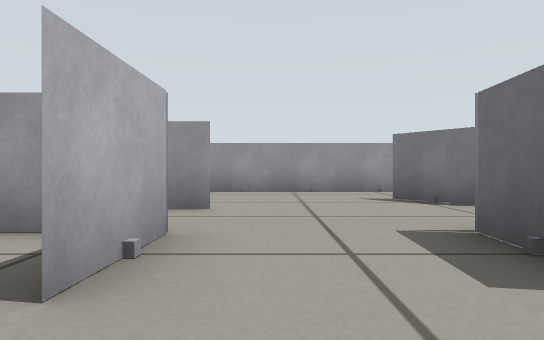
View 1 (above)

12 first-person views from a walk through a Gazebo world. The camera is 0.27 m above the floor, looks level and sees 70° across. The floor is counted in squares, 0.5 m on a side. Each view is taken from the middle of a square. On the plan, view 1 faces up. The plan holds only what a view shows up to about 10 squares ahead; the rest is blank.

View 2
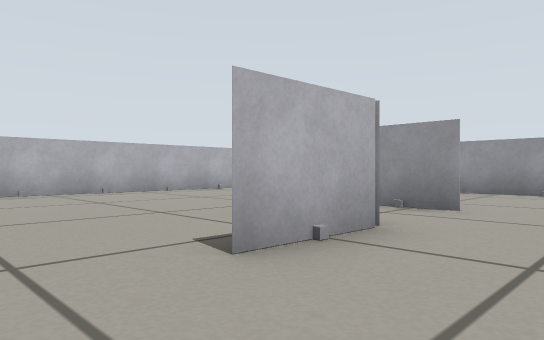

View 3
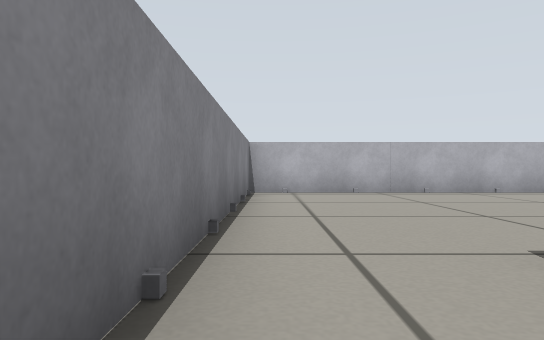

View 4
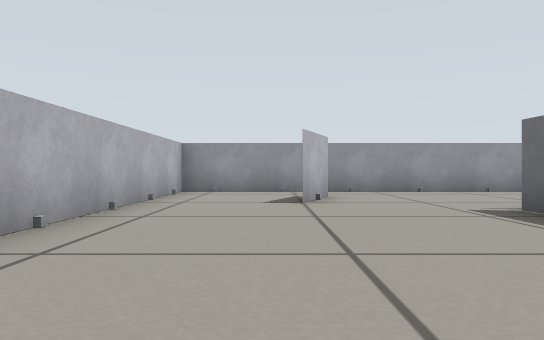

View 5
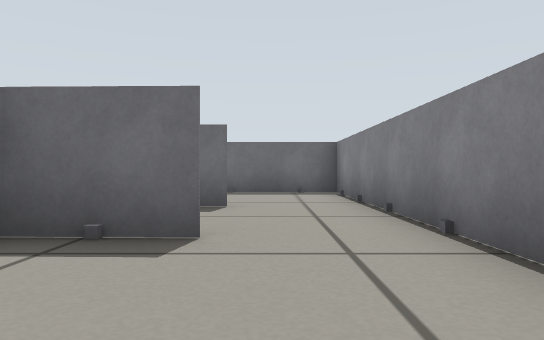

View 6
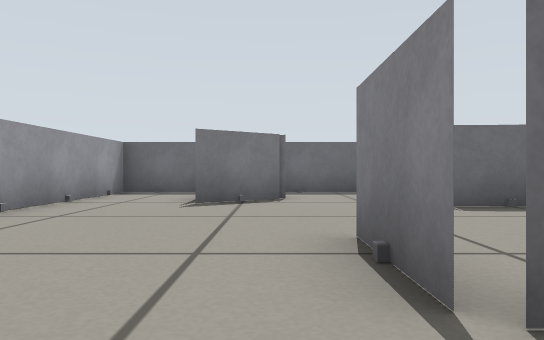

View 7
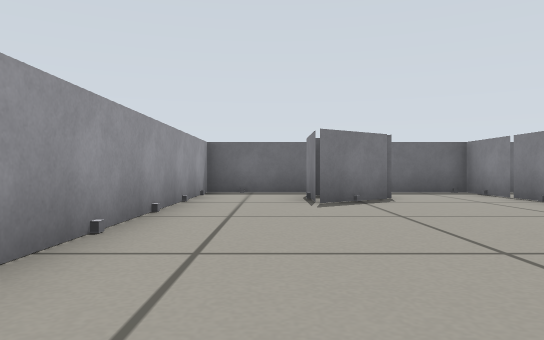

View 8
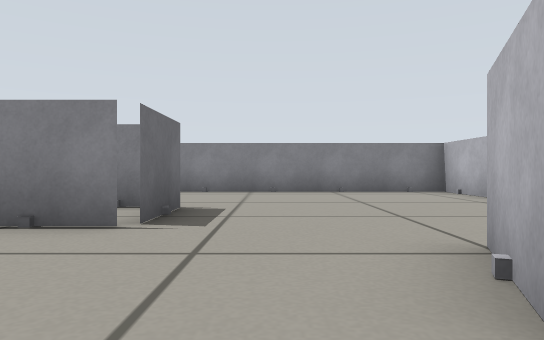

View 9
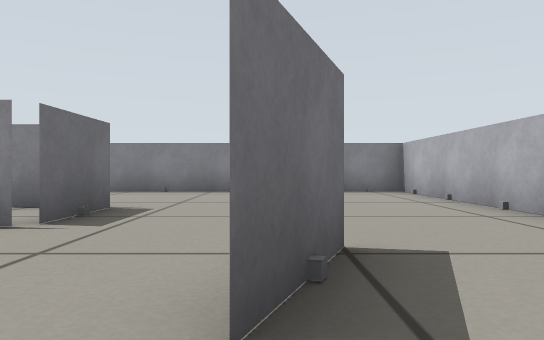

View 10
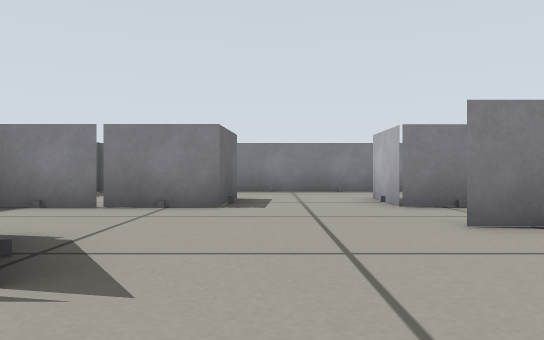

View 11
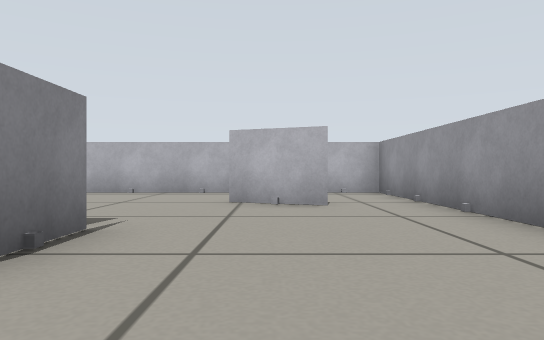

View 12
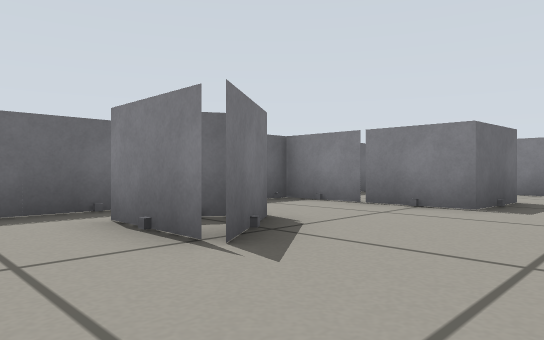

### Floor plan
Points are (right, up) in squares from view 1. A wall is a line through its corners. A room is listed if a view was taken in it or the views show most of it. See-through windows are left out.
Room 1 (views 1, 2, 3, 4, 5, 6, 7, 8, 9, 10, 11, 12)
walls: (-2.1, 3.4) (-0.9, 3.4) (-0.9, 1.5) (-0.9, 3.3); (-1.9, 3.3) (-2.4, 3.3); (-2.7, 3.4) (-2.7, 5.3) (-0.8, 5.3) (-2, 5.3); (-5.5, 6.2) (-4.8, 7.9) (-5.5, 6.2); (1.7, 1.6) (1.8, 3.4) (5.2, 3.4) (5.2, 5.7); (3.3, 5.7) (4.1, 7.1); (3.3, 5.8) (2.2, 7.3) (4.2, 7.3); (5.2, 6.7) (5.2, 9.5) (-8.2, 9.5) (-8.2, -0.5) (5.2, -0.5) (5.2, 2.1)

Positions as (right, up) in squares from view 1, and headings:
1: (0, 0), facing up
2: (1, 0), facing up-left
3: (1, 0), facing left
4: (-6, 0), facing up
5: (-4, 1), facing right
6: (-4, 6), facing right
7: (-4, 8), facing right
8: (-4, 9), facing down
9: (-5, 9), facing down
10: (1, 9), facing down
11: (1, 7), facing left
12: (0, 9), facing down-right
